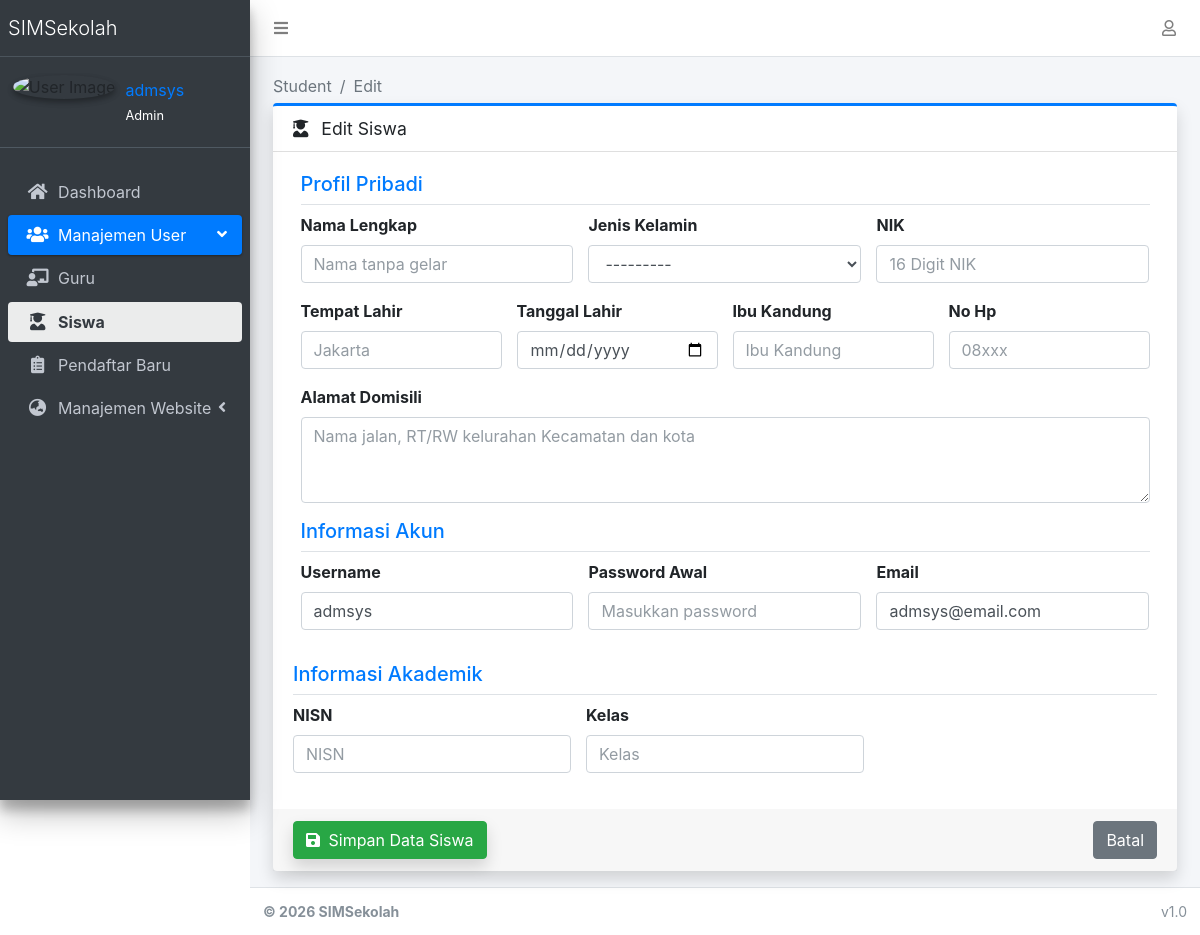
The page /accounts/students/edit/1/ (signed in) on the database as committed earlier.
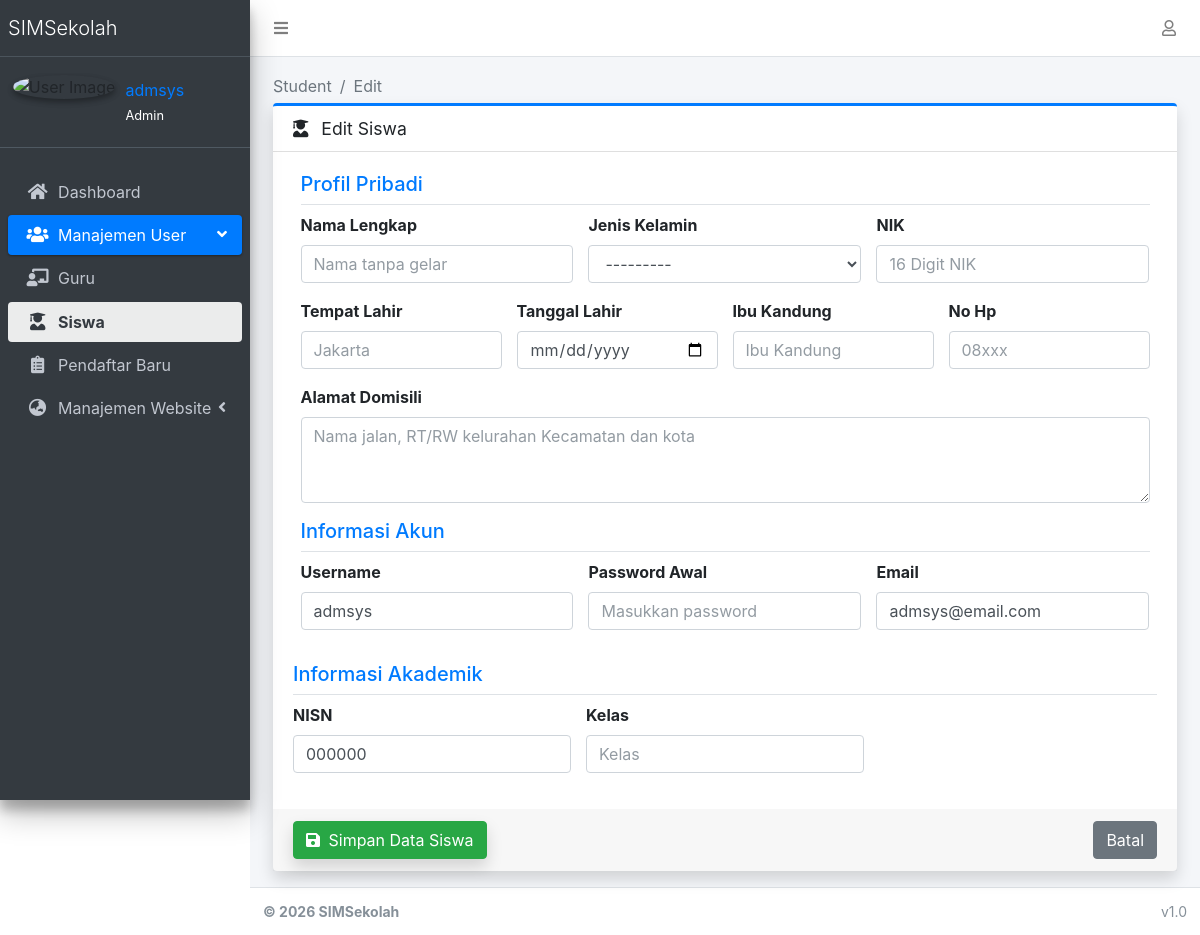
The same page on the database as committed later.
### apps/accounts/models.py (models this page shows)
class StudentProfile(models.Model):
    user_profile = models.OneToOneField(UserProfile, on_delete=models.CASCADE, related_name='student_detail')
    nisn = models.CharField(max_length=20, unique=True)
    nama_ibu_kandung = models.CharField(max_length=150, blank=True)
    foto = models.ImageField(upload_to='photos/students/', null=True, blank=True)
    ijazah = models.FileField(upload_to='documents/students/ijazah/', null=True, blank=True)
    kelas = models.ForeignKey('academics.Classroom', on_delete=models.SET_NULL, null=True, blank=True)

### apps/accounts/views.py (the view)
# urls.py: path('students/edit/<int:pk>/', views.student_edit, name='student_edit'),
@admin_only
def student_edit(request, pk):
    student = get_object_or_404(User, pk=pk)
    profile = student.userprofile
    detail = StudentProfile.objects.filter(user_profile=profile).first()
    if request.method == 'POST':
        u_form = UserForm(request.POST, instance=student)
        p_form = BaseProfileForm(request.POST, instance=profile)
        s_form = StudentProfileForm(request.POST, instance=detail)
        if u_form.is_valid() and p_form.is_valid() and s_form.is_valid():
            user = u_form.save(commit=False)
            new_password = u_form.cleaned_data.get('password')
            if new_password:
                user.set_password(new_password)
            user.save()
            p_form.save()
            student_detail = s_form.save(commit=False)
            if not detail:
                student_detail.user_profile = profile
            student_detail.save()
            messages.success(request, 'Data siswa berhasil diperbarui!')
            return redirect('accounts:student_list')
    else:
        u_form = UserForm(instance=student)
        u_form.fields['password'].initial = ""
        p_form = BaseProfileForm(instance=profile)
        s_form = StudentProfileForm(instance=detail)
    return render(request, 'accounts/student_form.html', {
        'u_form': u_form, 'p_form': p_form, 's_form': s_form, 'title': 'Edit Siswa'
    })

### apps/accounts/forms.py
class UserForm(forms.ModelForm):
    password = forms.CharField(
        widget=forms.PasswordInput(attrs={'placeholder': 'Masukkan password'}),
        required=False,
        help_text="Gunakan password yang kuat."
    )
    class Meta:
        model = User
        fields = ['username', 'email', 'password', 'first_name', 'last_name']
        widgets = {field: forms.TextInput(attrs={'class': 'form-control'}) for field in fields}

### apps/accounts/templatetags/account_tags.py (called while the page is built)
@register.inclusion_tag('accounts/partials/user_info.html', takes_context=True)
def user_profile_info(context):
    request = context['request']
    user = request.user
    return {
        'profile': user.userprofile if user.is_authenticated else None,
        'user': user
    }

### apps/core/context_processors.py (called while the page is built)
def theme(request):
    return {
        "THEME": settings.THEME
    }

def breadcrumbs(request):
    breadcrumbs = []
    if request.resolver_match:
        url_name = request.resolver_match.url_name
        if url_name:
            parts = url_name.split("_")
            for part in parts:
                breadcrumbs.append({
                    "name": part.capitalize(),
                    "url": ""
                })
    return {
        "breadcrumbs": breadcrumbs
    }

### apps/accounts/templates/accounts/student_form.html (shortened to what the changed rows need)
{% extends 'admin/base.html' %}
{% load widget_tweaks %}
{% block content %}
<div class="container-fluid">
    <div class="row">
        <div class="col-md-12">
            <form method="post" enctype="multipart/form-data">
                <div class="card card-primary card-outline shadow">
                    <div class="card-body">
                        {% if s_form %}
                        <div class="row mt-3">
                            <div class="col-md-12">
                                <h5 class="text-primary border-bottom pb-2">Informasi Akademik</h5>
                                <div class="row">
                                    <div class="col-md-4">
                                        <div class="form-group">
                                            <label>NISN</label>
                                            {% render_field s_form.nisn class="form-control" placeholder="NISN"  %}
                                        </div>
                                    </div>
                                    <div class="col-md-4">
                                        <div class="form-group">
                                            <label>Kelas</label>
                                            {% render_field s_form.kelas class="form-control" placeholder="Kelas"  %}
                                        </div>
                                    </div>
                                </div>
                            </div>
                        </div>
                        {% endif %}
                    </div>
                </div>
            </form>
        </div>
    </div>
</div>
{% endblock %}

Rows that differ between the two databases and show on the page:
changed StudentProfile: nisn (not shown) → "000000"
